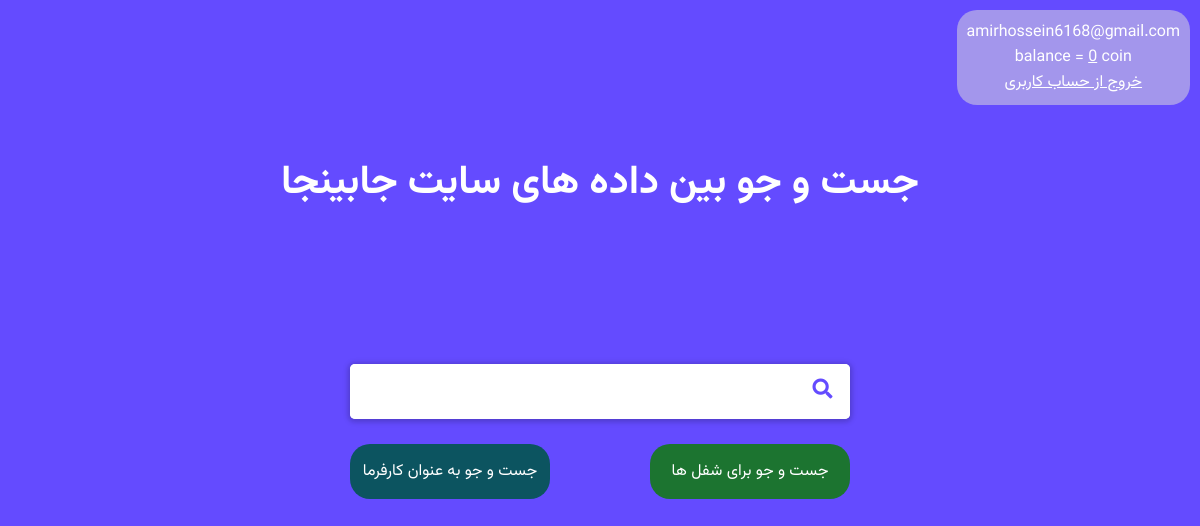
The page / (signed in) on the database as committed earlier.
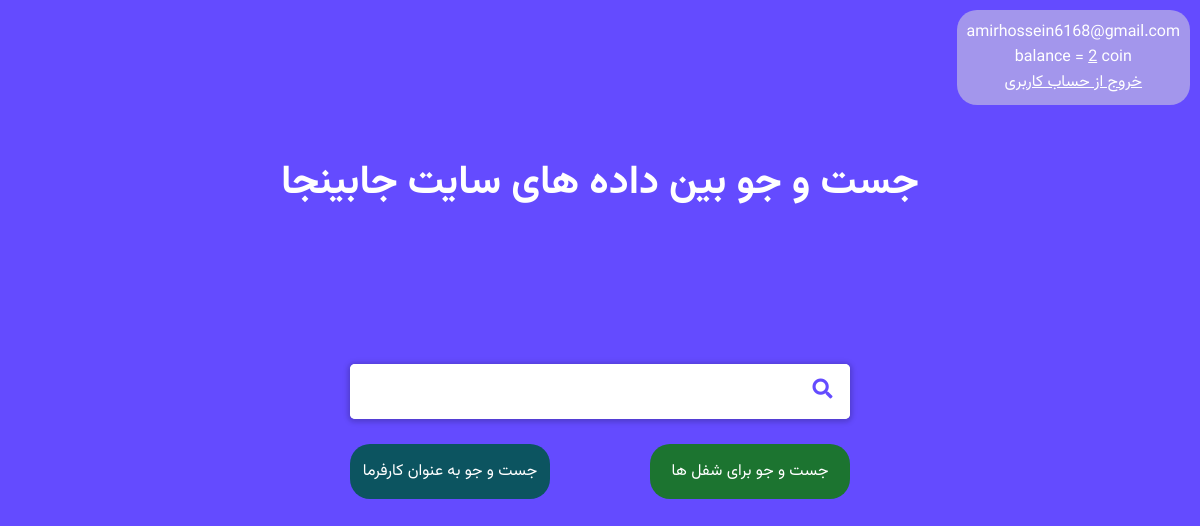
The same page on the database as committed later.
### account_module/models/wallet.py (models this page shows, shortened)
class Wallet(models.Model):
    user = models.ForeignKey(settings.AUTH_USER_MODEL, on_delete=models.CASCADE)
    current_balance = models.PositiveIntegerField(default=0)
    updated_date = models.DateTimeField(auto_now=True)
    created_date = models.DateTimeField(auto_now_add=True)
    class InsufficientBalance(IntegrityError):
        pass

### main_module/views.py (the view, shortened to what this page needs)
# urls.py: path("", views.SearchView.as_view(), name="search_view"),
class SearchView(View):
    def get(self, request: HttpRequest):
        form = SearchForm()
        try:
            wallet = Wallet.objects.get(user_id=request.user.id)
        except Wallet.DoesNotExist:
            wallet = None
        context = {
            "form": form,
            "wallet": wallet
        }
        return render(request, "main_module/search.html", context)

### main_module/forms.py
class SearchForm(forms.Form):
    search = forms.CharField(required=True, max_length=255)

### main_module/templates/main_module/search.html (shortened to what this page needs)
{% load static %}
<!DOCTYPE html>
<html lang="en" dir="ltr">
<head>
    <link rel="stylesheet" href="https://cdnjs.cloudflare.com/ajax/libs/font-awesome/5.15.3/css/all.min.css"/>
    <link rel="stylesheet" href="{% static 'css/style.css' %}">
</head>
<body>
<span id="user-info">
    {% if wallet is not None %}
        <p>{{ request.user.email }}</p>
        <p style="text-align: center">balance = <span
                style="text-decoration: underline">{{ wallet.current_balance }}</span> coin</p>
        <a href="{% url 'logout_view' %}">خروج از حساب کاربری</a>
    {% else %}
        <a href="{% url 'login_view' %}" class="login-warning">برای جست و جو لطفا ابتدا در حساب خود لاگین کنید</a>
    {% endif %}
</span>
<div class="main-container">
    <div>
        <h1 id="title">جست و جو بین داده های سایت جابینجا</h1>
        <div class="wrapper">
            <div class="search-input">
                <input type="text" id="search-input">
                <div class="icon"><i class="fas fa-search"></i></div>
            </div>
            <div class="search-what-btns">
                <div onclick="searchInJobseeker()" class="search-in-jobseeker">
                    جست و جو به عنوان کارفرما
                </div>
                <div onclick="searchInJob()" class="search-in-jobs">
                    جست و جو برای شفل ها
                </div>
            </div>
        </div>
    </div>
</div>
</body>
</html>

Rows that differ between the two databases and show on the page:
changed Wallet: current_balance "0" → "2"
